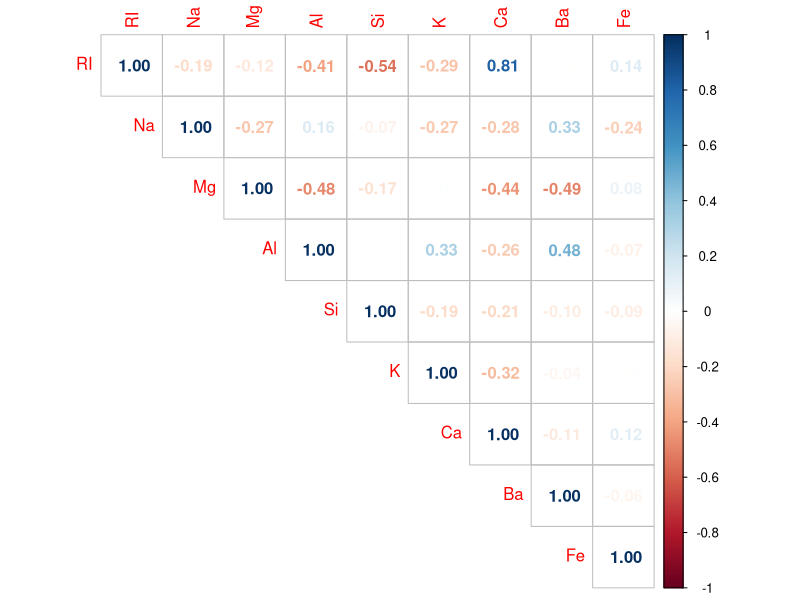
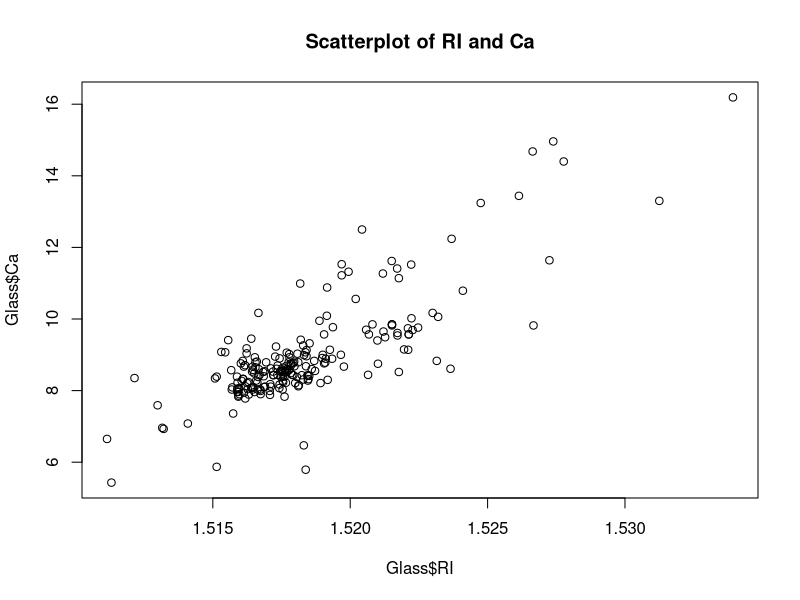
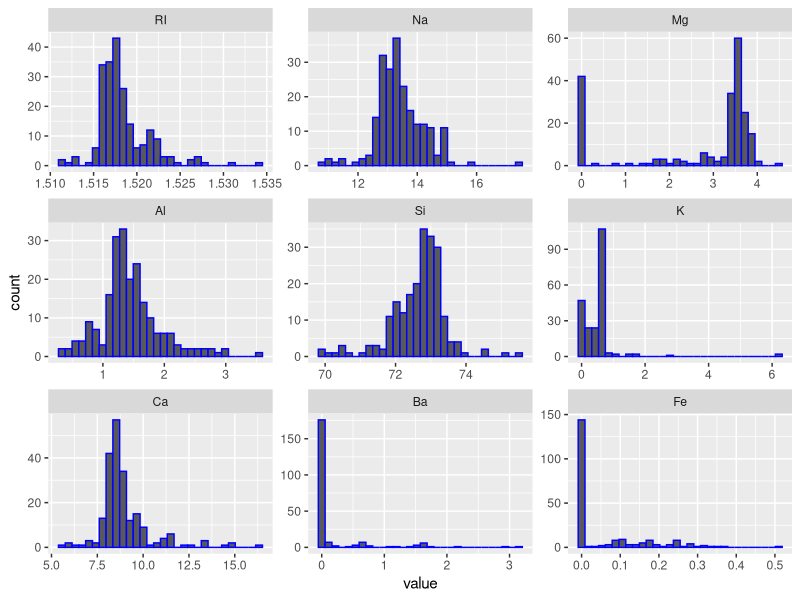

Source code (R) for these figures, in order: (Note: this script raises an error after producing the figures.)
# Exercise 3.1
# Visual data exploration and possible transformations

library(mlbench)
data(Glass)  # 6 types of glass; defined in terms of their oxide content (i.e. Na, Fe, K, etc)
str(Glass)

# Correlation matrix of the variables
library(corrplot)
Glass.corr <- cor(Glass[ ,1:9])  # correlation matrix of predictors
corrplot(Glass.corr, method = "number", type = "upper")  # correlation matrix visualisation
plot(Glass$RI, Glass$Ca, main="Scatterplot of RI and Ca") # evidence of linear relationship

# Histogram of the variables
library(reshape2)
library(ggplot2)
Glass.stack <- melt(Glass)  # 3 columns w/ Type and variable name as factor variables
str(Glass.stack)
p <- ggplot(Glass.stack, aes(x = value))
p + geom_histogram(col="blue") + facet_wrap(~ variable, scales = "free")
# RI, Na, Si, AL, Ca are relatively normal though with outliers
# Ba, Fe, K and Mg have large proportions of zero/near zero values
table(Glass$Ba==0)/length(Glass$Ba)

library(caret)
nearZeroVar(Glass, saveMetrics = TRUE)  # Fe, Ba, K have large numbers of zero values

# Skewness and Box Cox lamba estimates
library(e1071)
skewValues <- apply(Glass.pred, 2, skewness)
skewValues  # K > Ba > Ca > Fe > RI (all over |1|)
BoxCoxTrans(Glass.pred$K)  # could not estimate
BoxCoxTrans(Glass.pred$Ba)  # could not estimate
BoxCoxTrans(Glass.pred$Ca)  # -1
BoxCoxTrans(Glass.pred$Fe)  # could not estimate
BoxCoxTrans(Glass.pred$RI)  # -2

# Principal Component Analysis
pcaObject <- prcomp(Glass.pred, center = TRUE, scale. = TRUE)
percentVariance <- pcaObject$sd^2/sum(pcaObject$sd^2)*100  # variance each component a/c for
round(percentVariance, 2)
round(head(pcaObject$rotation[ ,1:5]),2)  # variable loadings

rm(list = ls())  # remove from enviroment

